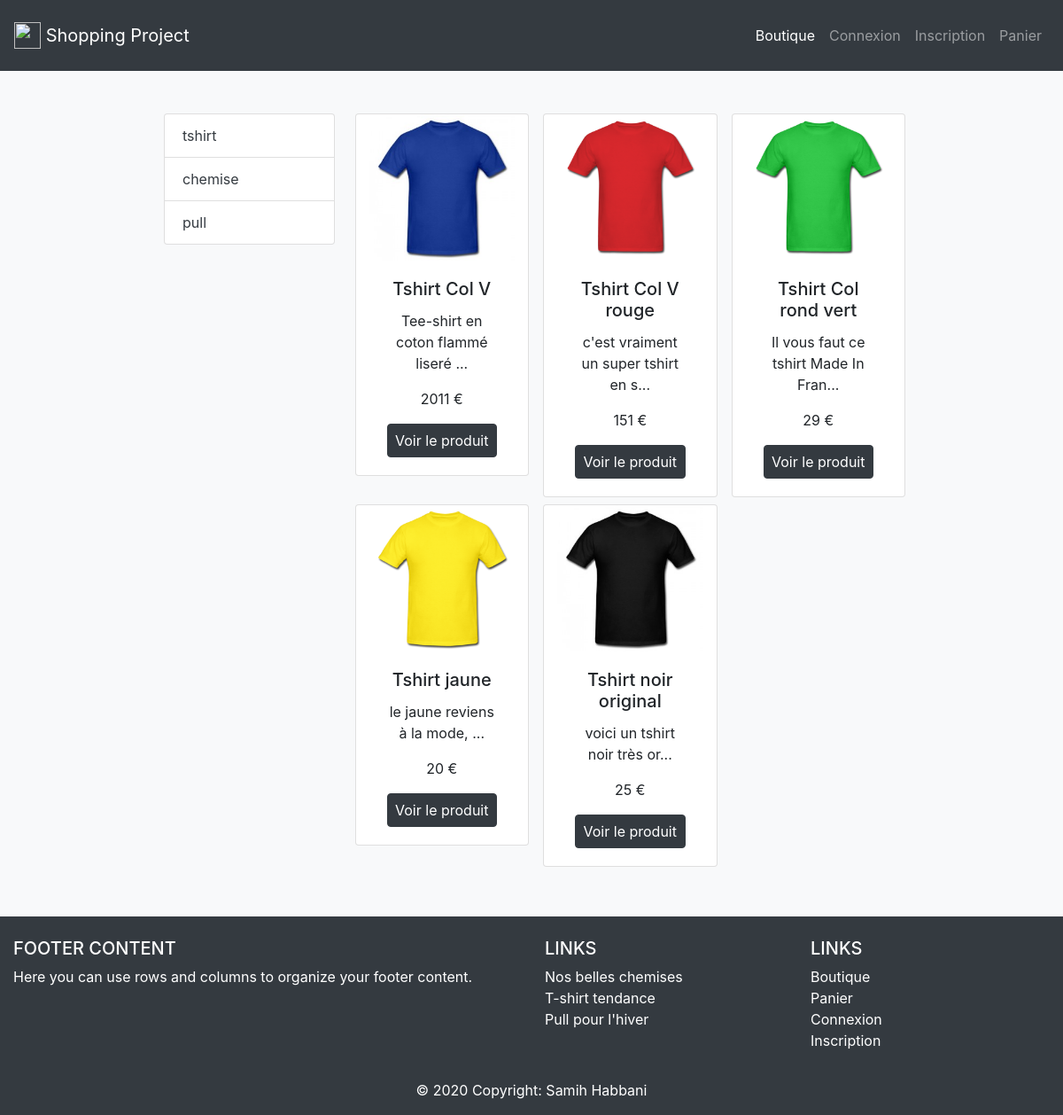
/?categorie=tshirt, run on the app's committed database.
### tables this page shows
CREATE TABLE `produit` (
  `id_produit` int(3) NOT NULL,
  `reference` varchar(20) NOT NULL,
  `categorie` varchar(20) NOT NULL,
  `titre` varchar(100) NOT NULL,
  `description` text NOT NULL,
  `couleur` varchar(20) NOT NULL,
  `taille` varchar(5) NOT NULL,
  `public` enum('m','f','mixte') NOT NULL,
  `photo` varchar(250) NOT NULL,
  `prix` int(3) NOT NULL,
  `stock` int(3) NOT NULL
);

### inc/fonction.php (called while the page is built, shortened)
<?php
    function internauteEstConnecte() {
        if(isset($_SESSION["membre"])) {
            return true;
        } else {
            return false;
        }
    }
?>

### inc/init.php (called while the page is built, shortened)
<?php
$content = "";
require_once("fonction.php");
?>

### index.php (the view)
<?php
    require_once("inc/init.php");
    $stmt = $pdo->query("SELECT DISTINCT(categorie) FROM produit");
    $content .= (!isset($_GET["categorie"])) ? "<h3 class='mb-5'> Veuillez choisir une catégorie </h3>" : "";
    $content .= "<div class='w-100'> </div>";
    $content .= " <div class='col-md-3'>";
    $content .= "<ul class='list-group'>";
    while($categorie = $stmt->fetch(PDO::FETCH_ASSOC)) {
       $content .= " <li class='list-group-item'> <a class='text-dark' href='?categorie=$categorie[categorie]'>  $categorie[categorie] </a> </li>";
    }
    $content .= "</ul>";
    $content .= "</div>";
    if($_GET && isset($_GET["categorie"])) {
        $categorieSelectionne = $_GET["categorie"];
        $r = $pdo->query("SELECT * FROM produit WHERE categorie = '$categorieSelectionne' ");
        $content .= "<div class='row col-md-9'>";
        while($produit = $r->fetch(PDO::FETCH_ASSOC)) {
            $content .= "<div class='col-md-4 pl-2 pr-2 pb-2'> <div class='card col-md-12' style='width: 18rem;'>
            <img style='cursor:pointer' class='card-img-top' src='$produit[photo]' alt='$produit[titre]' title='$produit[description]'>
                <div class='card-body'>
                    <h5 class='text-center card-title'>$produit[titre]</h5>
                    <p class='text-center card-text'>" . substr($produit["description"], 0, 35) . "..." . "</p>
                    <p class='text-center card-text'>$produit[prix] €</p>
                    <a href='fiche_produit.php?idProduit=$produit[id_produit]' class='d-flex justify-content-center btn btn-dark'>Voir le produit</a>
                </div>
            </div> </div>";
        }
        $content .= "</div>";
    }
    require_once("inc/header.php");
?>
<?php echo $content; ?>
<?php
    require_once("inc/footer.php");
?>

### inc/header.php (shortened to what this page needs)
<!DOCTYPE html>
<html lang="en">
<head>
    <link rel="stylesheet" href="https://maxcdn.bootstrapcdn.com/bootstrap/4.0.0/css/bootstrap.min.css">
    <link rel="stylesheet" href="css/style.css">
</head>
<body>
    <div class="container-flud">
        <nav class="navbar navbar-expand-lg navbar-dark bg-dark justify-content-end">
            <a class="navbar-brand" href="index.php">
                <img src="https://getbootstrap.com/docs/4.4/assets/brand/bootstrap-solid.svg" width="30" height="30" class="d-inline-block align-top" alt="">
            Shopping Project
            </a>
            <div class="collapse navbar-collapse justify-content-end" id="navbarNav">
                <ul class="navbar-nav">
                    <li class="nav-item active">
                        <a class="nav-link" href="index.php">Boutique <span class="sr-only">(current)</span></a>
                    </li>
                    <?php if(!internauteEstConnecte()) { ?>
                        <li class="nav-item">
                            <a class="nav-link" href="connexion.php">Connexion</a>
                        </li>
                        <li class="nav-item">
                            <a class="nav-link" href="inscription.php">Inscription</a>
                        </li>
                    <?php } else { ?>
                        <li class="nav-item">
                            <a class="nav-link" href="profil.php">Mon Profil</a>
                        </li>
                    <?php } ?>
                    <li class="nav-item position_relative">
                        <a class="nav-link" href="panier.php">Panier</a>
                    </li>
                </ul>
            </div>
        </nav>
        <main class="bg-light p-5">
            <div class="row col-md-10 mx-auto justify-content-center">

### inc/footer.php (shortened to what this page needs)
            </div>
        </main>
        <footer class="bg-dark page-footer font-small blue pt-4">
        <div class="container-fluid text-center text-md-left">
            <div class="row">
            <div class="col-md-6 mt-md-0 mt-3">
                <h5 class="text-white text-uppercase">Footer Content</h5>
                <p class="text-white">Here you can use rows and columns to organize your footer content.</p>
            </div>
            <div class="col-md-3 mb-md-0 mb-3">
                <h5 class="text-white text-uppercase">Links</h5>
                <ul class="list-unstyled">
                <li>
                    <a href="index.php?categorie=chemise" class="text-white">Nos belles chemises</a>
                </li>
                <li>
                    <a href="index.php?categorie=tshirt" class="text-white">T-shirt tendance</a>
                </li>
                <li>
                    <a href="index.php?categorie=pull" class="text-white">Pull pour l'hiver</a>
                </li>
                </ul>
            </div>
            <div class="col-md-3 mb-md-0 mb-3">
                <h5 class="text-white text-uppercase">Links</h5>
                <ul class="list-unstyled">
                <li>
                    <a href="index.php" class="text-white">Boutique</a>
                </li>
                <li>
                    <a href="panier.php" class="text-white">Panier</a>
                </li>
                <?php if(internauteEstConnecte()) { ?>
                    <li>
                        <a href="profil.php" class="text-white">Mon profil</a>
                    </li>
                <?php } else { ?>
                    <li>
                        <a href="connexion.php" class="text-white">Connexion</a>
                    </li>
                    <li>
                        <a href="inscription.php" class="text-white">Inscription</a>
                    </li>
                <?php } ?>
                </ul>
            </div>
            </div>
        </div>
        <div class="text-white footer-copyright text-center py-3">© 2020 Copyright:
            <a href="https://mdbootstrap.com/" class="text-white"> Samih Habbani</a>
        </div>
        </footer>
    </div>
</body>
</html>

### css/style.css (style rules this page uses)
nav { min-height: 10vh; }
main { min-height:70vh; }
footer { min-height: 20vh; }
.position_relative { position: relative; }

### data on the page
produit: photo (picture), titre "Tshirt Col V", description "Tee-shirt en coton flammé liseré", prix "2011"
produit: photo (picture), titre "Tshirt Col V rouge", description "c'est vraiment un super tshirt en s", prix "151"
produit: photo (picture), titre "Tshirt Col rond vert", description "Il vous faut ce tshirt Made In Fran", prix "29"
produit: photo (picture), titre "Tshirt jaune", description "le jaune reviens à la mode,", prix "20"
produit: photo (picture), titre "Tshirt noir original", description "voici un tshirt noir très or", prix "25"

### other printed values
$categorie[categorie] "tshirt"
$categorie[categorie] "chemise"
$categorie[categorie] "pull"
